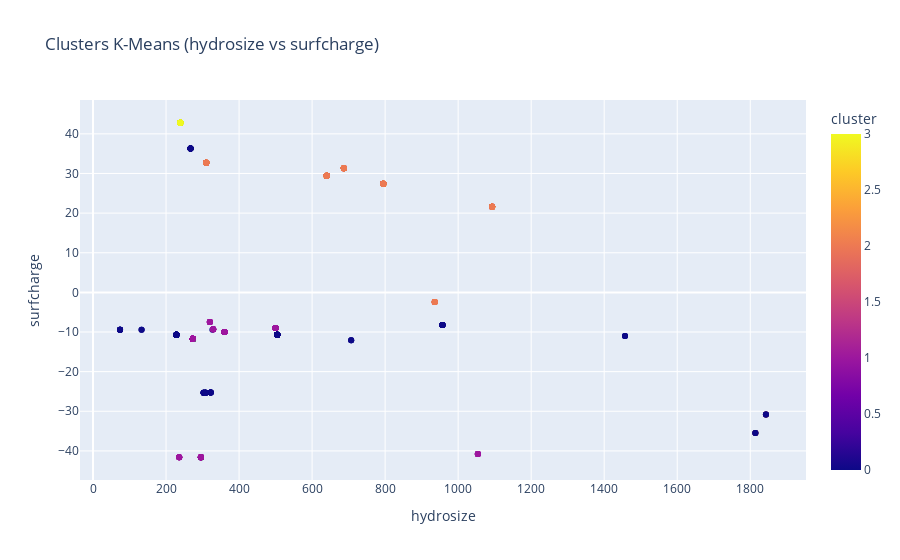

Notebook cell for this chart:
### Markdown cell above
Gráfico interactivo

### Code cell
fig = px.scatter(
    df_kmeans,
    x="hydrosize",
    y="surfcharge",
    color="cluster",
    title="Clusters K-Means (hydrosize vs surfcharge)",
    opacity=0.7
)

fig.show()

### Figure 1 — Plotly figure (JSON) as saved in the notebook; plotly's stock layout.template omitted (floating-point values rounded to 4 significant figures; data arrays with more than 128 entries replaced by an {"elided": "..."} marker saying what was removed)
{"data": [{"hovertemplate": "hydrosize=%{x}<br>surfcharge=%{y}<br>cluster=%{marker.color}<extra></extra>", "legendgroup": "", "marker": {"color": {"elided": "881 int values"}, "coloraxis": "coloraxis", "opacity": 0.7, "symbol": "circle"}, "mode": "markers", "name": "", "orientation": "v", "showlegend": false, "type": "scatter", "x": {"elided": "881 float values"}, "xaxis": "x", "y": {"elided": "881 float values"}, "yaxis": "y"}], "layout": {"coloraxis": {"colorbar": {"title": {"text": "cluster"}}, "colorscale": [[0, "#0d0887"], [0.1111, "#46039f"], [0.2222, "#7201a8"], [0.3333, "#9c179e"], [0.4444, "#bd3786"], [0.5556, "#d8576b"], [0.6667, "#ed7953"], [0.7778, "#fb9f3a"], [0.8889, "#fdca26"], [1, "#f0f921"]]}, "legend": {"tracegroupgap": 0}, "title": {"text": "Clusters K-Means (hydrosize vs surfcharge)"}, "xaxis": {"anchor": "y", "domain": [0, 1], "title": {"text": "hydrosize"}}, "yaxis": {"anchor": "x", "domain": [0, 1], "title": {"text": "surfcharge"}}}}
